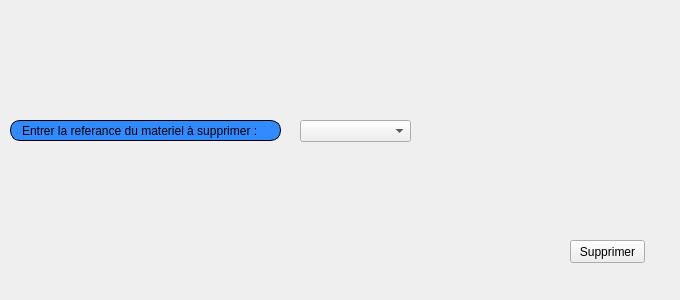
     <widget class="QWidget" name="tab_22">
      <attribute name="title">
       <string>supprimer</string>
      </attribute>
      <widget class="QLabel" name="label_28">
       <property name="geometry">
        <rect>
         <x>10</x>
         <y>120</y>
         <width>271</width>
         <height>21</height>
        </rect>
       </property>
       <property name="styleSheet">
        <string notr="true">border: 1px solid black;
border-radius: 10px;
padding: 0 8px;
background: #318aff;
font: bold, &quot;Arial&quot;;;
text-align:center;</string>
       </property>
       <property name="text">
        <string>Entrer la referance du materiel à supprimer :</string>
       </property>
      </widget>
      <widget class="QPushButton" name="supprimermatmanq1">
       <property name="geometry">
        <rect>
         <x>570</x>
         <y>240</y>
         <width>75</width>
         <height>23</height>
        </rect>
       </property>
       <property name="styleSheet">
        <string notr="true">#supprimermatmanq1{
font: bold, &quot;Arial&quot;;;     background-color: qlineargradient(x1: 0, y1: 0, x2: 0, y2: 1,
                                       stop: 0 #dadbde, stop: 1 #f6f7fa);
}
#supprimermatmanq1:pressed {
font: bold, &quot;Arial&quot;;;     background-color: qlineargradient(x1: 0, y1: 0, x2: 0, y2: 1,
                                       stop: 0 #dadbde, stop: 1 #fff07b);}</string>
       </property>
       <property name="text">
        <string>Supprimer</string>
       </property>
       <property name="icon">
        <iconset resource="../gestion_materiaux_logistech/ressource.qrc">
         <normaloff>:/img/PP.png</normaloff>:/img/PP.png</iconset>
       </property>
      </widget>
      <widget class="QComboBox" name="referance_mat_manq_supprimer_combobox1">
       <property name="geometry">
        <rect>
         <x>300</x>
         <y>120</y>
         <width>111</width>
         <height>22</height>
        </rect>
       </property>
      </widget>
      <widget class="QLabel" name="label_39">
       <property name="geometry">
        <rect>
         <x>0</x>
         <y>0</y>
         <width>661</width>
         <height>281</height>
        </rect>
       </property>
       <property name="text">
        <string/>
       </property>
       <property name="pixmap">
        <pixmap>:/images/img/imf.jpg</pixmap>
       </property>
      </widget>
      <widget class="QLabel" name="label_109">
       <property name="geometry">
        <rect>
         <x>-4</x>
         <y>-1</y>
         <width>671</width>
         <height>291</height>
        </rect>
       </property>
       <property name="text">
        <string/>
       </property>
       <property name="pixmap">
        <pixmap resource="../gestion_materiaux_logistech/ressource.qrc">:/img/imf.jpg</pixmap>
       </property>
      </widget>
      <zorder>label_109</zorder>
      <zorder>label_39</zorder>
      <zorder>label_28</zorder>
      <zorder>supprimermatmanq1</zorder>
      <zorder>referance_mat_manq_supprimer_combobox1</zorder>
     </widget>
